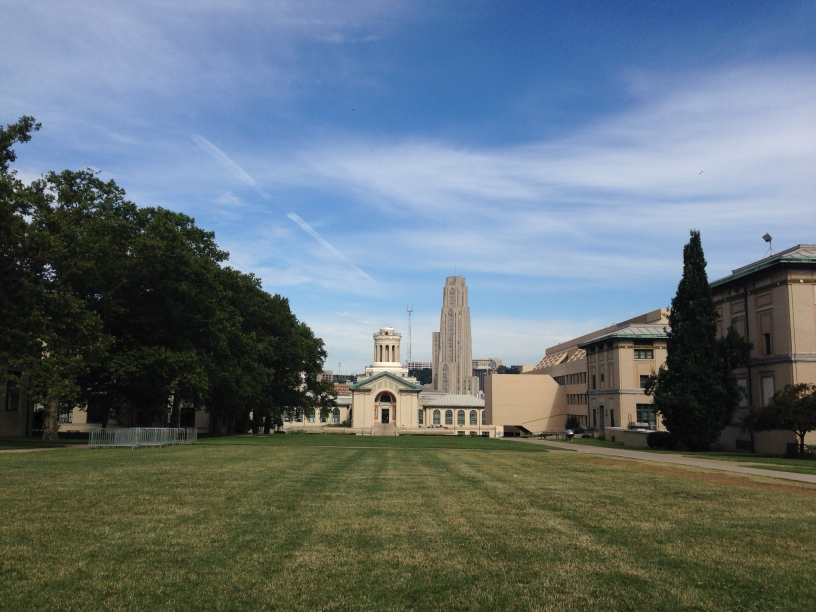
#> input picture assets/project.jpeg, 1632 x 1224 px (shown at 1/2 size)
$ python test2.py   (older library calls are emulated)
#> lines starting #> are read from the running program, lines starting #| are printed output that depends on the picture
import cv2
import cv2.cv as cv
import numpy as np
import matplotlib.pyplot as plt
from cv2 import getPerspectiveTransform, warpPerspective, imshow

img = cv2.imread("assets/project.jpeg", cv2.CV_LOAD_IMAGE_COLOR)
#> img is the input picture: shape (1224, 1632, 3); mean B, G, R 119.5, 112.6, 99.4
resImg = np.zeros((len(img), len(img[0])))
#> resImg: shape (1224, 1632) float64; every value is 0
currRectImg = img[786:852, 705:750]
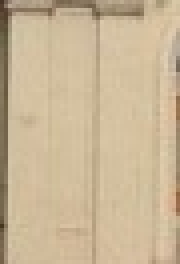
#> currRectImg: shape (66, 45, 3) (shown 4 times larger); mean B, G, R 150.7, 182.2, 201.7
camera = np.matrix([[1.0, 0, 0],[0, 1.0, 0],[0, 0, 1]])
pt1 = np.float32([[-150, -20, 10]])

pt2 = [-50, -20, 10]
pt3 = [-50, 0, 10]
pt4 = [-150, 0, 10]
pt1_proj = np.zeros((3))
pt2_proj = np.zeros((3))
pt3_proj = np.zeros((3))
pt4_proj = np.zeros((3))
pt1_proj = cv2.projectPoints(pt1,(0, 0, 0), (0, 0, 0), camera, 0)
